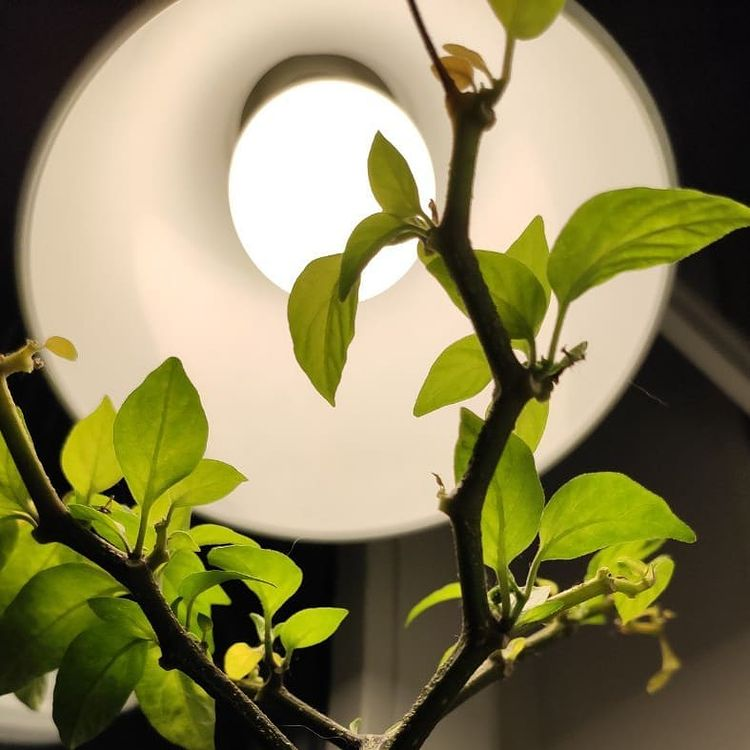
#> input picture img2.jpg, 750 x 750 px
$ python old_filter.py
#> lines starting #> are read from the running program, lines starting #| are printed output that depends on the picture
from PIL import Image
import numpy as np
img = Image.open("img2.jpg")
#> img is the input picture: PIL image 750x750 RGB; mean R, G, B 136.4, 129.4, 87.9
arr = np.array(img)
a = len(arr)
#> a = 750
a1 = len(arr[1])
#> a1 = 750
i = 0
while i < a - 11:
    j = 0
    while j < a1 - 11:
        s = 0
        for n in range(i, i + 10):
            for n1 in range(j, j + 10):
                n1 = int(arr[n][n1][0])
                n2 = int(arr[n][n1][1])
                n3 = int(arr[n][n1][2])
                M = n1 + n2 + n3
                s += M
        s = int(s // 100)
        for n in range(i, i + 10):
            for n1 in range(j, j + 10):
                arr[n][n1][0] = int(s // 50) * 50
                arr[n][n1][1] = int(s // 50) * 50
                arr[n][n1][2] = int(s // 50) * 50
        j = j + 10
    i = i + 10
#> this loop made 74 passes
#> i on passes 1 to 12: 10, 20, 30, 40, 50, 60, 70, 80, 90, 100, 110, 120
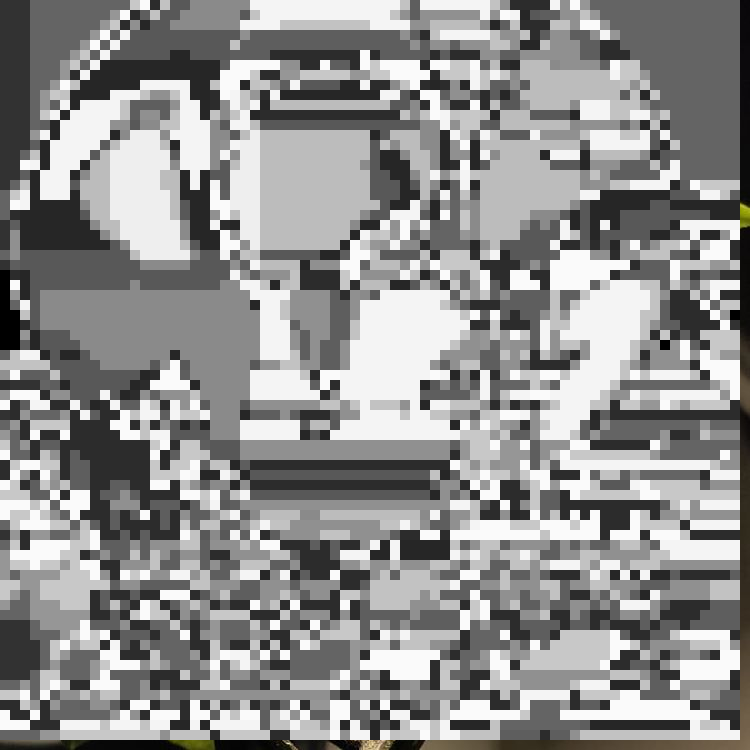
#> arr: shape (750, 750, 3); mean R, G, B 143, 142.9, 142.5
#> after the loop, i = 740
res = Image.fromarray(arr)
res.save('res.jpg')
